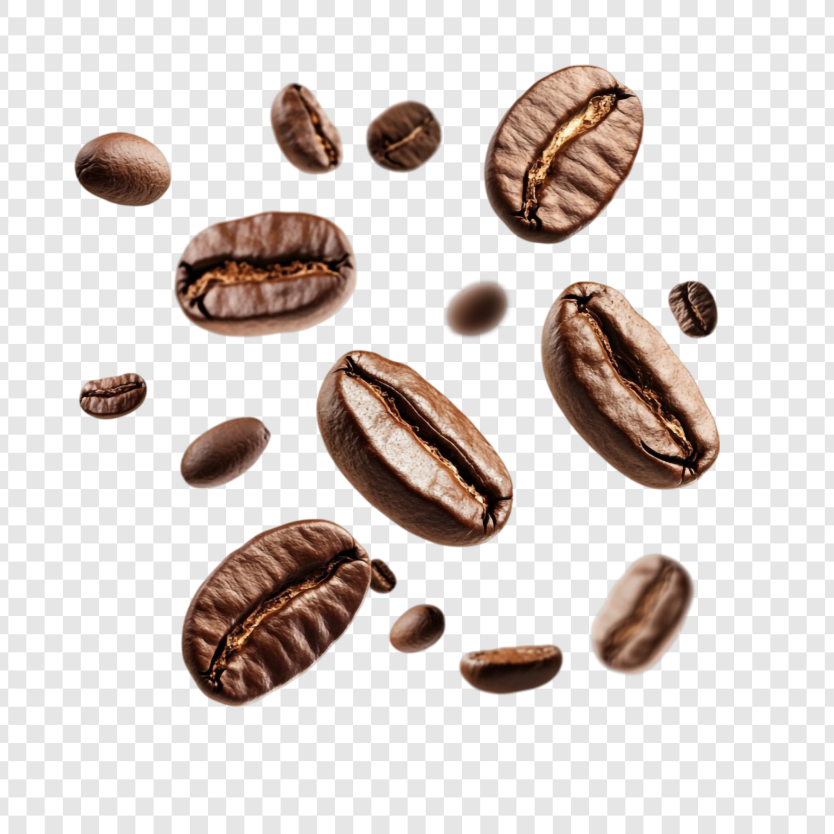
#> input picture src/assets/coffee-beans.jpg, 2500 x 2500 px (shown at 1/3 size)
$ python auto_crop.py
#> lines starting #> are read from the running program, lines starting #| are printed output that depends on the picture; after the words box and inside, x2 and y2 are one past the last pixel; in counts of white or black regions, pixels touching at a corner belong together
import cv2
import numpy as np
import os

# Create output directory
out_dir = "src/assets/beans"
os.makedirs(out_dir, exist_ok=True)

# Read the image
# Note: cv2 uses BGR channel order
img = cv2.imread("src/assets/coffee-beans.jpg")
#> img is the input picture: shape (2500, 2500, 3); mean B, G, R 205.2, 208.9, 216.9
if img is None:
    print("Could not read image")
    exit(1)

# Convert to BGRA to add alpha channel
img_bgra = cv2.cvtColor(img, cv2.COLOR_BGR2BGRA)

# Convert to HSV for easy color thresholding
hsv = cv2.cvtColor(img, cv2.COLOR_BGR2HSV)
#> hsv: shape (2500, 2500, 3); mean H, S, V 2.8, 28, 216.9

# The background is mostly checkerboard (gray/white) -> low saturation
# The coffee beans are brown -> higher saturation
# Let's create a mask where saturation is above a certain threshold
# And value is above very dark shadows (to avoid masking out dark bean parts) but shadows have some saturation.
# A good heuristic for coffee beans is simply looking for higher red than blue
# Let's extract B, G, R channels
b, g, r = cv2.split(img)

# r/b difference as float
diff = r.astype(np.int16) - b.astype(np.int16)
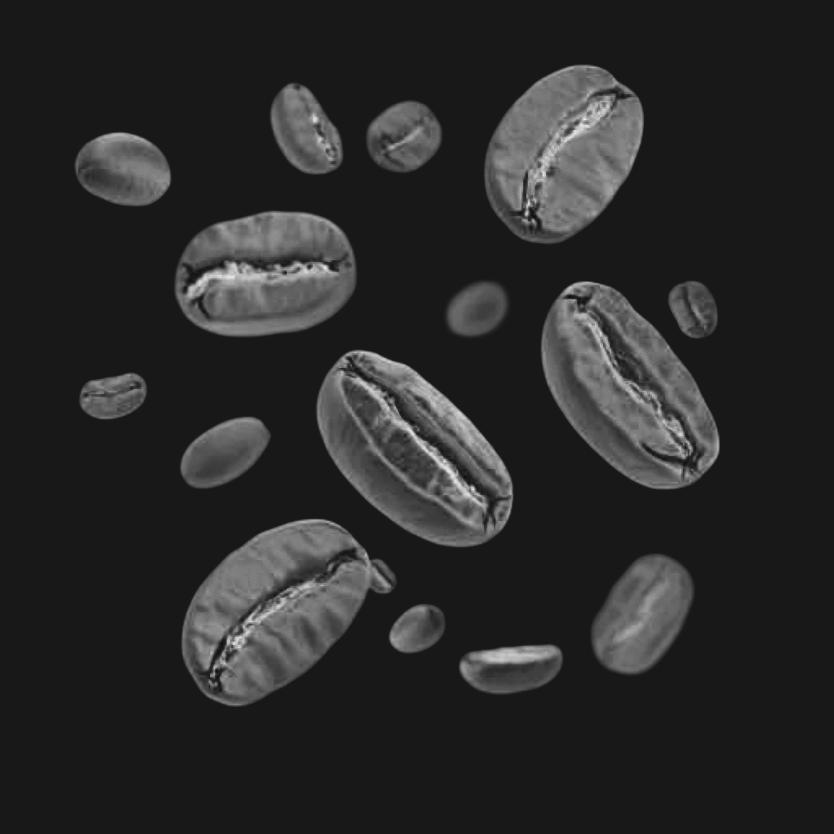
#> diff: shape (2500, 2500) int16 (shown at 1/3 size); min -17, max 157, mean 11.7; drawn with min black and max white

# Create mask based on the diff
# If red is significantly higher than blue, it's a warm color (coffee bean)
# If diff < 15, it's likely background (gray/white checkerboard)
mask = diff > 15
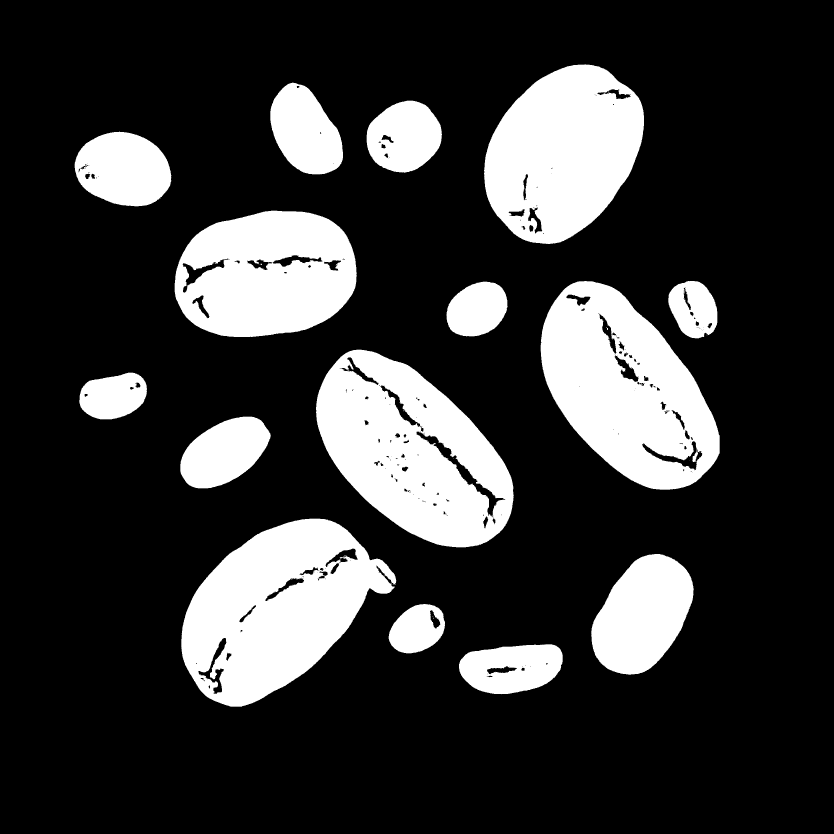
#> mask: shape (2500, 2500) bool (shown at 1/3 size); 21.4% white; 50 white regions (33 under 20 px), largest, box (x1, y1, x2, y2) and area: (544, 1556, 1189, 2120) 216940, (948, 1049, 1541, 1642) 214024, (1622, 843, 2159, 1469) 206067

# Also, very bright white pixels are background
bright_mask = (r > 200) & (g > 200) & (b > 200)
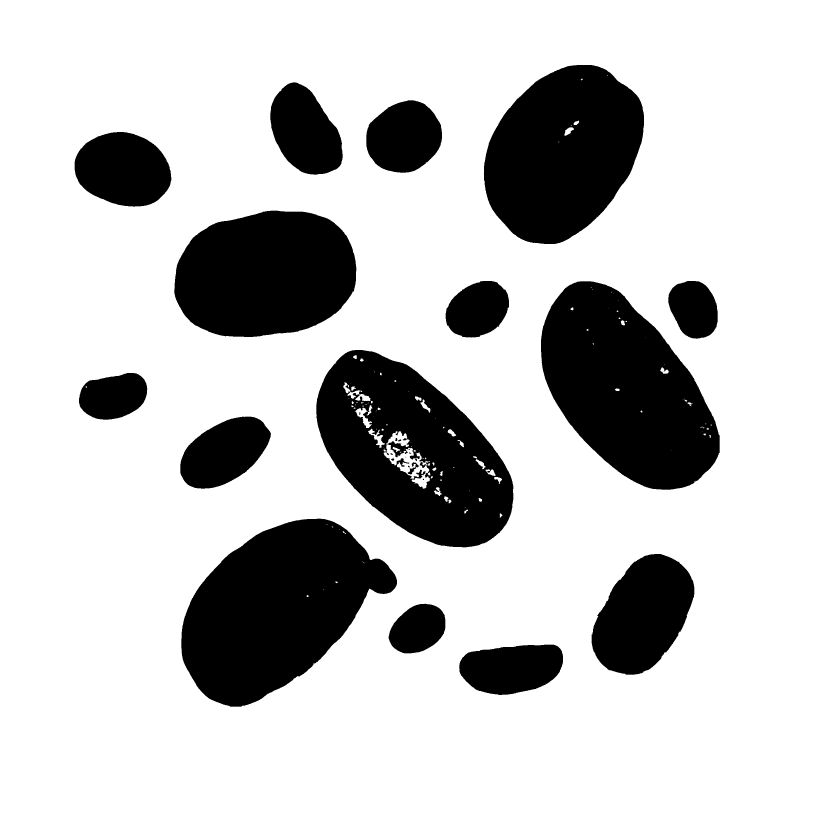
#> bright_mask: shape (2500, 2500) bool (shown at 1/3 size); 78% white; 30 black regions (7 under 20 px), largest, box (x1, y1, x2, y2) and area: (544, 1556, 1191, 2120) 226167, (1623, 844, 2159, 1469) 215566, (949, 1050, 1540, 1642) 210750
mask = mask & (~bright_mask)
#> mask: shape (2500, 2500) bool; 21.1% white; 65 white regions (40 under 20 px), largest, box (x1, y1, x2, y2) and area: (544, 1556, 1189, 2120) 216372, (1623, 844, 2159, 1469) 204561, (949, 1050, 1540, 1642) 198577

# Convert boolean mask to uint8
mask = mask.astype(np.uint8) * 255

# Apply morphological operations to clean up the mask (remove noise, fill holes)
kernel = np.ones((5,5), np.uint8)
mask = cv2.morphologyEx(mask, cv2.MORPH_CLOSE, kernel)
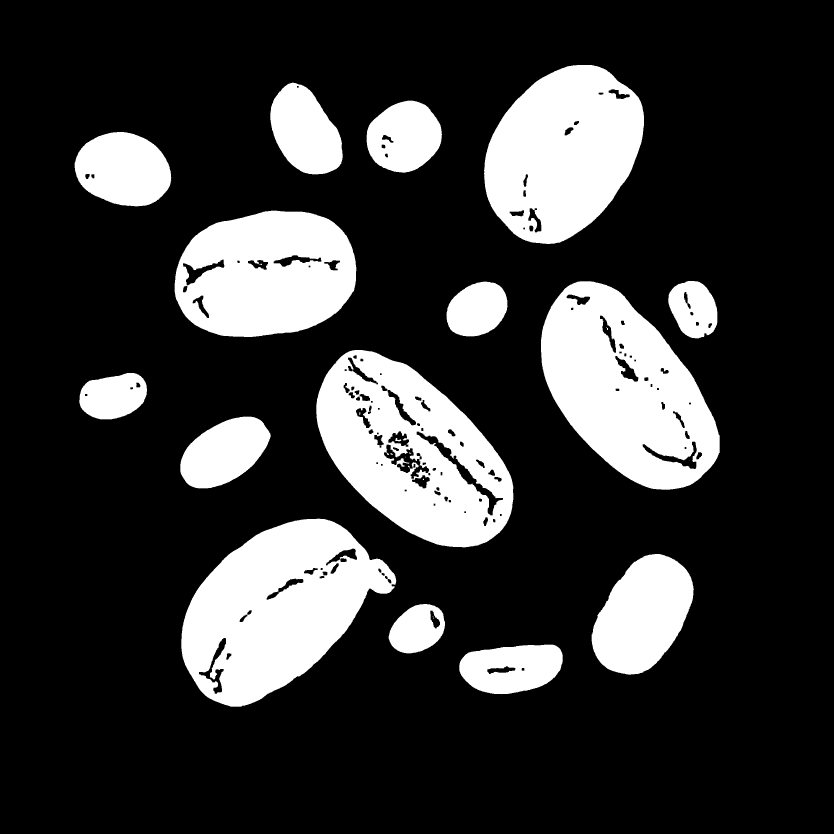
#> mask: shape (2500, 2500) (shown at 1/3 size); 21.2% white; 27 white regions (7 under 20 px), largest, box (x1, y1, x2, y2) and area: (544, 1556, 1189, 2120) 217394, (1623, 844, 2159, 1469) 206347, (949, 1050, 1540, 1642) 202295
mask = cv2.morphologyEx(mask, cv2.MORPH_OPEN, kernel)
#> mask: shape (2500, 2500); 21.2% white; 22 white regions

# Apply mask to alpha channel
img_bgra[:, :, 3] = mask

# Wait, the problem with fixed bounding boxes is they might cut through neighboring beans
# Let's just find all discrete contours (beans) in the mask and extract the biggest ones!
contours, _ = cv2.findContours(mask, cv2.RETR_EXTERNAL, cv2.CHAIN_APPROX_SIMPLE)
#> contours = 15 contours; largest, box (x1, y1, x2, y2) and area: (949, 1050, 1540, 1642) 225659, (544, 1556, 1188, 2120) 224770, (1623, 844, 2159, 1469) 215520, (1453, 195, 1932, 732) 186831, (524, 632, 1069, 1011) 166338

# Sort contours by area descending
contours = sorted(contours, key=cv2.contourArea, reverse=True)

# Take the top 12 largest contours
count = 1
for i, contour in enumerate(contours):
    if count > 12:
        break

    area = cv2.contourArea(contour)
    # Ignore tiny noise
    if area < 5000:
        continue

    # Get bounding rectangle
    x, y, w, h = cv2.boundingRect(contour)

    # Extract the crop using the bounding box
    crop = img_bgra[y:y+h, x:x+w]

    # Save it
    filename = f"{out_dir}/bean{count}.png"
    cv2.imwrite(filename, crop)
    print(f"Saved {filename} (Area: {area}, Size: {w}x{h})")
    count += 1
#> this loop made 13 passes
#> (area, x, y, w, h, filename) on passes 1 to 11: (225659, 949, 1050, 591, 592, 'src/assets/beans/bean1.png'), (224770, 544, 1556, 644, 564, 'src/assets/beans/bean2.png'), (215520, 1623, 844, 536, 625, 'src/assets/beans/bean3.png'), (186831, 1453, 195, 479, 537, 'src/assets/beans/bean4.png'), (166338, 524, 632, 545, 379, 'src/assets/beans/bean5.png'), (75770.5, 1775, 1662, 306, 362, 'src/assets/beans/bean6.png'), (49266.5, 224, 396, 289, 223, 'src/assets/beans/bean7.png'), (41134.5, 811, 248, 217, 275, 'src/assets/beans/bean8.png'), (39050, 541, 1250, 271, 215, 'src/assets/beans/bean9.png'), (36606, 1100, 302, 225, 216, 'src/assets/beans/bean10.png'), (35943.5, 1378, 1934, 310, 148, 'src/assets/beans/bean11.png')
#| Saved src/assets/beans/bean1.png (Area: 225659.0, Size: 591x592)
#| Saved src/assets/beans/bean2.png (Area: 224770.0, Size: 644x564)
#| Saved src/assets/beans/bean3.png (Area: 215520.0, Size: 536x625)
#| Saved src/assets/beans/bean4.png (Area: 186831.0, Size: 479x537)
#| Saved src/assets/beans/bean5.png (Area: 166338.0, Size: 545x379)
#| Saved src/assets/beans/bean6.png (Area: 75770.5, Size: 306x362)
#| Saved src/assets/beans/bean7.png (Area: 49266.5, Size: 289x223)
#| Saved src/assets/beans/bean8.png (Area: 41134.5, Size: 217x275)
#> (further printed lines are left out)
#> pass 1, `crop = img_bgra[y:y+h, x:x+w]`:
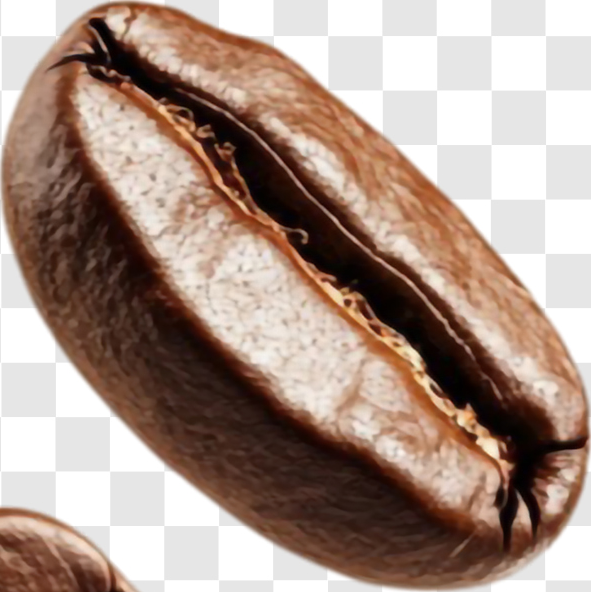
#> crop: shape (592, 591, 4); mean B, G, R, A 136.4, 147.8, 170.1, 152.9
#> pass 2, `crop = img_bgra[y:y+h, x:x+w]`:
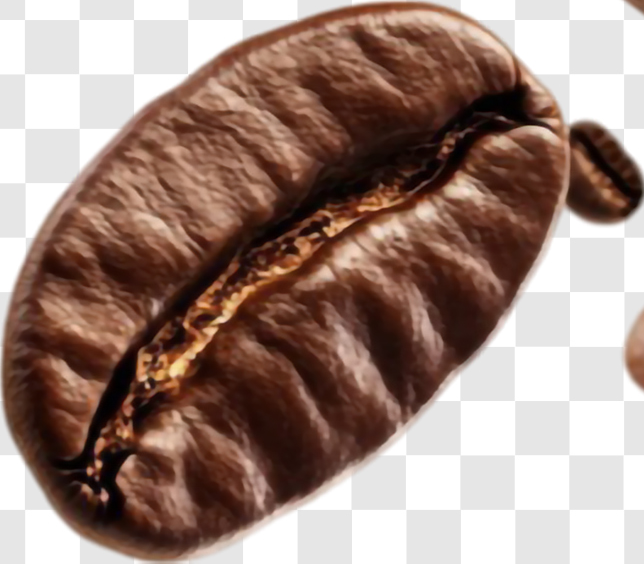
#> crop: shape (564, 644, 4); mean B, G, R, A 124.9, 134.4, 158.6, 153.5
#> pass 3, `crop = img_bgra[y:y+h, x:x+w]`:
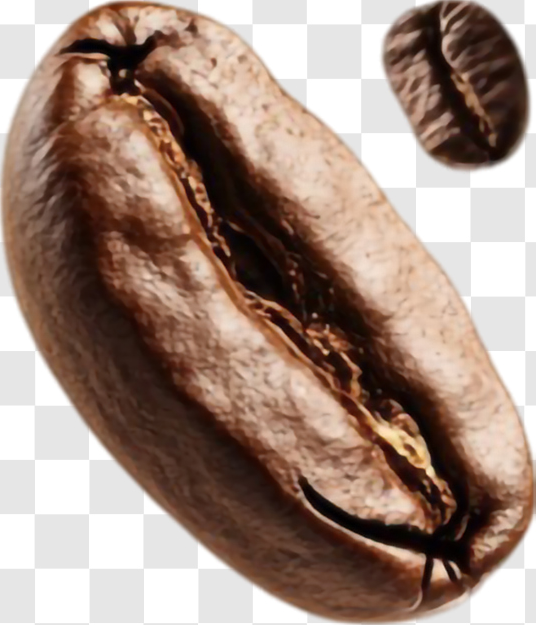
#> crop: shape (625, 536, 4); mean B, G, R, A 125.9, 137.9, 161.2, 171.1
#> after the loop, count = 13

print(f"Successfully extracted {count-1} perfect beans!")
#| Successfully extracted 12 perfect beans!

$ run again, with src/assets/space-detalle.jpg copied over src/assets/coffee-beans.jpg
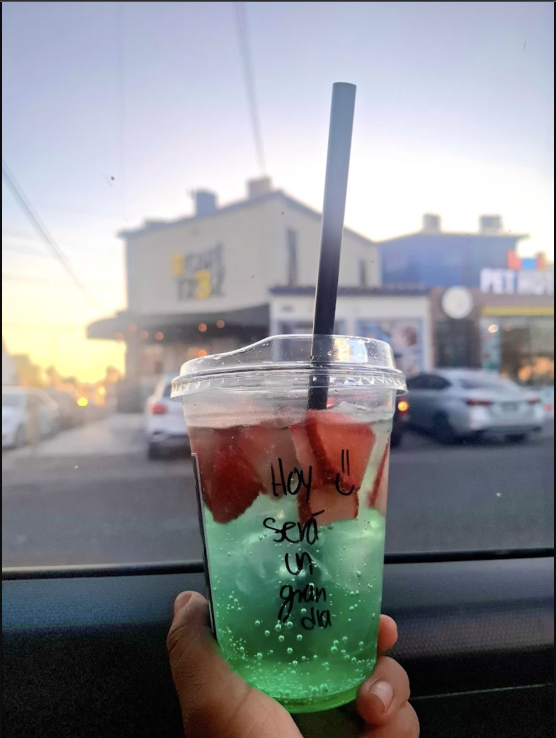
#> input picture src/assets/space-detalle.jpg, 1112 x 1476 px (shown at 1/2 size)
#> img is the input picture: shape (1476, 1112, 3); mean B, G, R 145.4, 141.3, 139.5
#> hsv: shape (1476, 1112, 3); mean H, S, V 83.4, 49.8, 155.6
#> bright_mask: shape (1476, 1112) bool; 21.9% white; 145 white regions (104 under 20 px), largest, box (x1, y1, x2, y2) and area: (4, 97, 1108, 732) 342054, (664, 670, 738, 727) 3005, (343, 667, 626, 765) 2601
#> `mask = cv2.morphologyEx(mask, cv2.MORPH_OPEN, kernel)`:
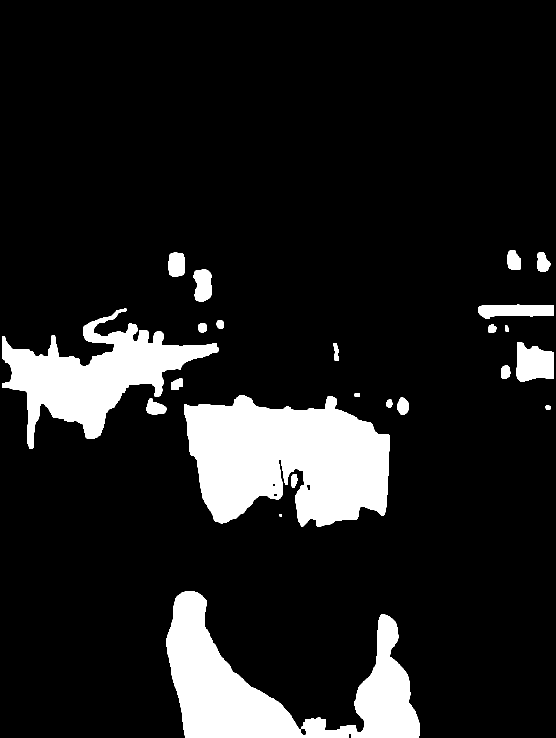
#> mask: shape (1476, 1112) (shown at 1/2 size); 12.1% white; 23 white regions
#> contours = 23 contours, 1 with area under 20; largest, box (x1, y1, x2, y2) and area: (368, 790, 779, 1054) 77342, (333, 1183, 839, 1476) 59109, (4, 617, 438, 898) 43330, (1032, 685, 1108, 763) 4492, (956, 609, 1108, 638) 3180
#> the loop `for i, contour in enumerate(contours):` made 23 passes
#> area on passes 4 to 11: 4492.5, 3180, 1852.5, 1349, 815.5, 799, 717, 577.5
#> (printed output is left out)
#> pass 3, `crop = img_bgra[y:y+h, x:x+w]`:
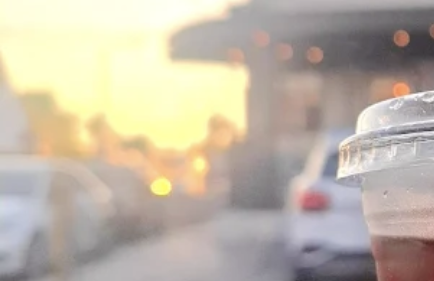
#> crop: shape (281, 434, 4); mean B, G, R, A 166.6, 181.6, 191.8, 107.8
#> after the loop `for i, contour in enumerate(contours):`: count = 4
#| Successfully extracted 3 perfect beans!
